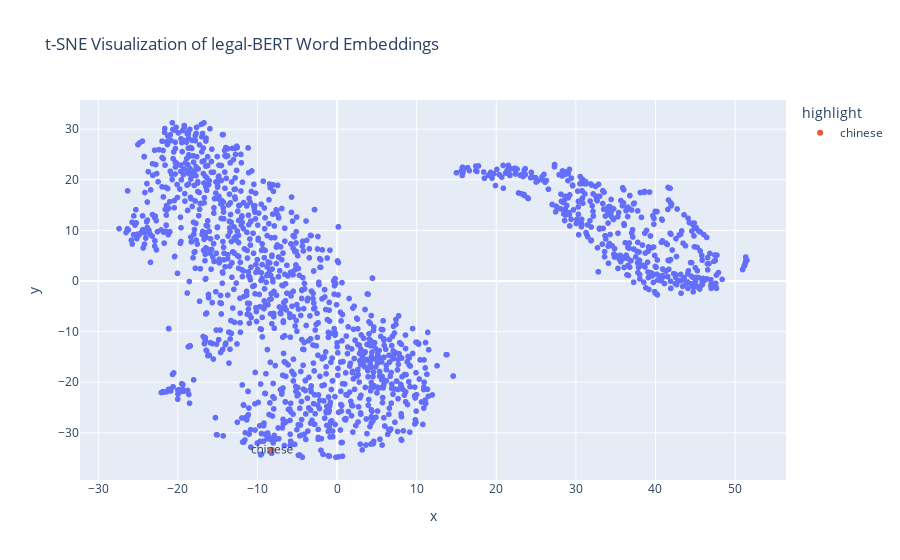

Notebook code cell kept with this figure:
### Code cell
# Create a DataFrame for visualization
df_tsne = pandas.DataFrame(tsne_results, columns=['x', 'y'])
df_tsne['word'] = list(bert_word_embeddings.keys())
# Highlight the word 'chinese' in the plot
df_tsne['highlight'] = df_tsne['word'].apply(lambda x: 'chinese' if x == 'chinese' else '')

fig = px.scatter(
    df_tsne,
    x='x',
    y='y',
    title='t-SNE Visualization of legal-BERT Word Embeddings',
    color='highlight',                        
    hover_data=['word'], 
    text= 'highlight'
)

fig.show()

### Figure 1 — Plotly figure (JSON) as saved in the notebook; plotly's stock layout.template omitted (floating-point values rounded to 4 significant figures; data arrays with more than 128 entries replaced by an {"elided": "..."} marker saying what was removed)
{"data": [{"customdata": {"elided": "1577x1 str values"}, "hovertemplate": "highlight=%{text}<br>x=%{x}<br>y=%{y}<br>word=%{customdata[0]}<extra></extra>", "legendgroup": "", "marker": {"color": "#636efa", "symbol": "circle"}, "mode": "markers+text", "name": "", "showlegend": false, "text": {"elided": "1577 str values"}, "type": "scattergl", "x": {"elided": "1577 float values"}, "xaxis": "x", "y": {"elided": "1577 float values"}, "yaxis": "y"}, {"customdata": [["chinese"]], "hovertemplate": "highlight=%{text}<br>x=%{x}<br>y=%{y}<br>word=%{customdata[0]}<extra></extra>", "legendgroup": "chinese", "marker": {"color": "#EF553B", "symbol": "circle"}, "mode": "markers+text", "name": "chinese", "showlegend": true, "text": ["chinese"], "type": "scattergl", "x": [-8.182], "xaxis": "x", "y": [-33.35], "yaxis": "y"}], "layout": {"legend": {"title": {"text": "highlight"}, "tracegroupgap": 0}, "title": {"text": "t-SNE Visualization of legal-BERT Word Embeddings"}, "xaxis": {"anchor": "y", "domain": [0, 1], "title": {"text": "x"}}, "yaxis": {"anchor": "x", "domain": [0, 1], "title": {"text": "y"}}}}
